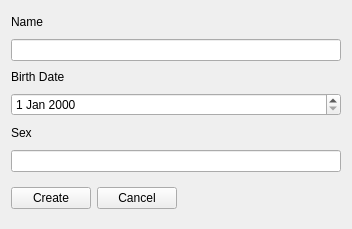
<?xml version="1.0" encoding="UTF-8"?>
<ui version="4.0">
 <class>Form</class>
 <widget class="QWidget" name="Form">
  <property name="geometry">
   <rect>
    <x>0</x>
    <y>0</y>
    <width>352</width>
    <height>229</height>
   </rect>
  </property>
  <property name="sizePolicy">
   <sizepolicy hsizetype="Preferred" vsizetype="Preferred">
    <horstretch>0</horstretch>
    <verstretch>0</verstretch>
   </sizepolicy>
  </property>
  <property name="windowTitle">
   <string>Form</string>
  </property>
  <layout class="QGridLayout" name="gridLayout">
   <property name="sizeConstraint">
    <enum>QLayout::SetMinimumSize</enum>
   </property>
   <item row="0" column="0">
    <layout class="QVBoxLayout" name="verticalLayout_4">
     <item>
      <layout class="QVBoxLayout" name="verticalLayout">
       <item>
        <layout class="QHBoxLayout" name="horizontalLayout">
         <item>
          <widget class="QLabel" name="labelName">
           <property name="text">
            <string>Name</string>
           </property>
          </widget>
         </item>
         <item>
          <spacer name="horizontalSpacer">
           <property name="orientation">
            <enum>Qt::Horizontal</enum>
           </property>
           <property name="sizeHint" stdset="0">
            <size>
             <width>40</width>
             <height>20</height>
            </size>
           </property>
          </spacer>
         </item>
        </layout>
       </item>
       <item>
        <widget class="QLineEdit" name="PatientNam"/>
       </item>
      </layout>
     </item>
     <item>
      <layout class="QVBoxLayout" name="verticalLayout_2">
       <item>
        <layout class="QHBoxLayout" name="horizontalLayout_2">
         <item>
          <widget class="QLabel" name="labelPatientBir">
           <property name="text">
            <string>Birth Date</string>
           </property>
          </widget>
         </item>
         <item>
          <spacer name="horizontalSpacer_2">
           <property name="orientation">
            <enum>Qt::Horizontal</enum>
           </property>
           <property name="sizeHint" stdset="0">
            <size>
             <width>40</width>
             <height>20</height>
            </size>
           </property>
          </spacer>
         </item>
        </layout>
       </item>
       <item>
        <widget class="QDateEdit" name="PatientBir"/>
       </item>
      </layout>
     </item>
     <item>
      <layout class="QVBoxLayout" name="verticalLayout_3">
       <item>
        <layout class="QHBoxLayout" name="horizontalLayout_3">
         <item>
          <widget class="QLabel" name="labelSex">
           <property name="text">
            <string>Sex</string>
           </property>
          </widget>
         </item>
         <item>
          <spacer name="horizontalSpacer_3">
           <property name="orientation">
            <enum>Qt::Horizontal</enum>
           </property>
           <property name="sizeHint" stdset="0">
            <size>
             <width>40</width>
             <height>20</height>
            </size>
           </property>
          </spacer>
         </item>
        </layout>
       </item>
       <item>
        <widget class="QLineEdit" name="PatientSex"/>
       </item>
      </layout>
     </item>
     <item>
      <layout class="QHBoxLayout" name="buttonHorizontalLayou">
       <property name="topMargin">
        <number>9</number>
       </property>
       <property name="rightMargin">
        <number>0</number>
       </property>
       <property name="bottomMargin">
        <number>9</number>
       </property>
       <item>
        <widget class="QPushButton" name="createButton">
         <property name="text">
          <string>Create</string>
         </property>
        </widget>
       </item>
       <item>
        <widget class="QPushButton" name="cancelButton">
         <property name="text">
          <string>Cancel</string>
         </property>
        </widget>
       </item>
       <item>
        <spacer name="horizontalSpacer_4">
         <property name="orientation">
          <enum>Qt::Horizontal</enum>
         </property>
         <property name="sizeHint" stdset="0">
          <size>
           <width>40</width>
           <height>20</height>
          </size>
         </property>
        </spacer>
       </item>
      </layout>
     </item>
    </layout>
   </item>
  </layout>
 </widget>
 <resources/>
 <connections/>
</ui>
